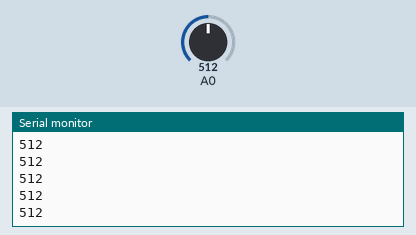
The sketch below on a simulated Arduino Uno, built with avr-gcc and run on an emulated ATmega328P. On the bench: the last lines printed to the serial monitor. The inputs (shaded band) are chosen by the test bench; at power-on: A0 = 512.

Above: at 1.2 s.
1.3 s: A0 set to 716
At 2.0 s:
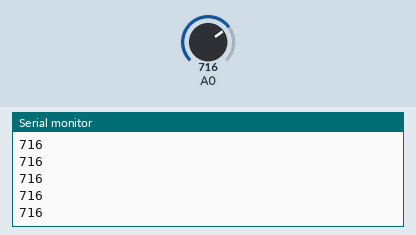
2.8 s: A0 set to 900
At 3.6 s:
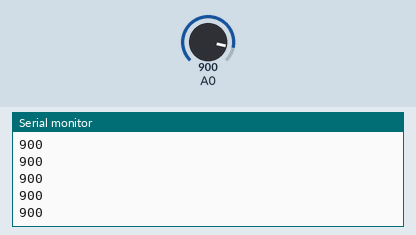
Timing chart, 0 to 5.8 s (numbered marks = the images above; inputs shaded):
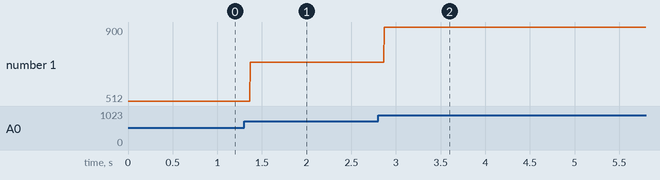

The sketch:

6_Relay_potLED.ino
```cpp
/*
  Free open Arduino Course

  Github:
  https://github.com/ZGZMakerSpace/ArduinoCourse
  Documentation:
  https://zaragozamakerspace.com/index.php/courses/curso-basico-arduino/

  by Zaragoza Maker Space
*/

int LED;
int pot;
int threshold_L;
int threshold_H;
boolean state;
int val;

void setup() {
  Serial.begin(9600);
  pinMode(pot, INPUT);
  pinMode(LED, OUTPUT);

  LED = (int)(3);
  pot = (int)(0);
  threshold_L = (int)(450);
  threshold_H = (int)(800);
  state = (boolean)(false);
  if ((analogRead(pot)) > threshold_L) {
    state = true;
  } else if ((analogRead(pot)) < threshold_H) {
    state = false;
  }

}

void loop() {
  val = (analogRead(pot));
  Serial.println(val);
  if (state == false && val > threshold_H) {
    state = true;
    digitalWrite(LED, HIGH);
  } else if (state == true && val < threshold_L) {
    state = false;
    digitalWrite(LED, LOW);
  }

}
```

Measured:
- after the input at 1.3 s, the serial monitor: prints a new line after 0.07 s (image 1)
- after the input at 2.8 s, the serial monitor: prints a new line after 0.07 s (image 2)
- plotted number 1: 512 → 716 after the input at 1.3 s, 716 → 900 after the input at 2.8 s
